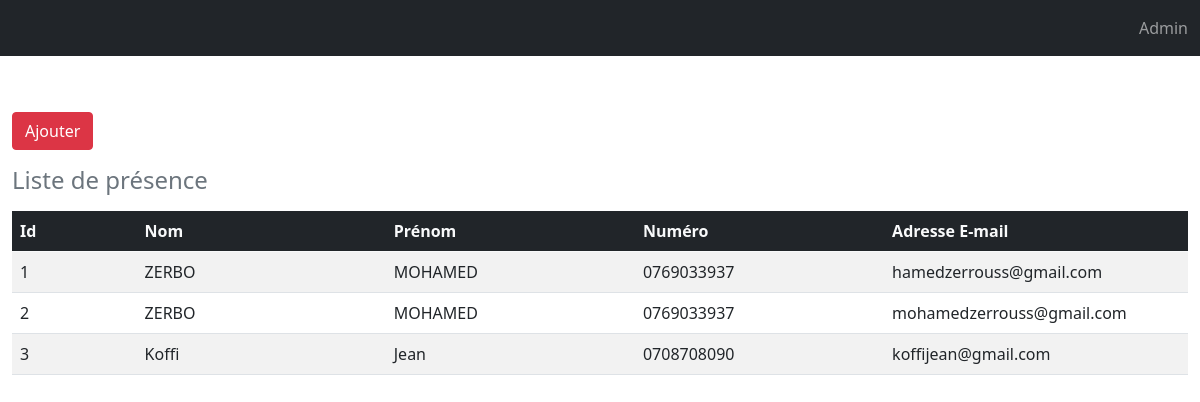
The page / on the database its author committed.
### tables this page shows
CREATE TABLE `tb_simplonregister` (
  `Id` int(11) NOT NULL,
  `nom` varchar(100) NOT NULL,
  `prenom` varchar(100) NOT NULL,
  `numero` varchar(15) NOT NULL,
  `email` varchar(100) NOT NULL
);

### index.php (the view, shortened to what this page needs)
<!DOCTYPE html>
<html lang="en">
<head>
    <link href="https://cdn.jsdelivr.net/npm/bootstrap@5.0.2/dist/css/bootstrap.min.css" rel="stylesheet"
>
</head>
<body>
    <header>
    <?php include('topheader.php');?>
    </header>
    <main>
      <section>
        <div class="container-fluid mt-5">
          <div class="row">
            <div class="col-md-12">
              <div class="demo-box mt-2">
                    <div class="mb-2">
                      <a  href="register.php">
                      <button id="addToTable" class="btn btn-danger waves-effect waves-light">Ajouter <i class="mdi mdi-plus-circle-outline" ></i></button>
                      </a>
                    </div>
                <div class="table-responsive">
                  <table class="table caption-top table-striped table-hover">
                  <caption><h4>Liste de présence</h4></caption>
                    <thead class="bg-dark text-light">
                      <tr>
                        <th class="col-sm-1">Id</th>
                        <th class="col-sm-2">Nom</th>
                        <th class="col-sm-2">Prénom</th>
                        <th class="col-sm-2">Numéro</th>
                        <th class="col-sm-2">Adresse E-mail</th>
                      </tr>
                    </thead>
                    <tbody>
                        <?php
                          $db = Database::connect();
                          $statement = $db->query('SELECT * FROM tb_simplonregister ');
                          while($item = $statement->fetch())
                          {
                              echo '<tr>';
                              echo '<td>'. $item['Id'] . '</td>';
                              echo '<td>'. $item['nom'] . '</td>';
                              echo '<td>'. $item['prenom'] . '</td>';
                              echo '<td>'. $item['numero'] . '</td>';
                              echo '<td>'. $item['email'] . '</td>';
                          }
                        ?>
                    </tbody>
                 </table>
                </div>
              </div>
            </div>
          </div>
        </div>
      </section>
    </main>
</body>
</html>

### topheader.php (shortened to what this page needs)
 <div class="navbar navbar-dark bg-dark">
    <div class="container-fluid">
        <ul class="navbar-nav">
            <li class="nav-item text-light "><a class="nav-link" href="">Admin</a></li>
        </ul>
    </div>
</div>

### rows shown on the page
tb_simplonregister: Id "1", nom "ZERBO", prenom "MOHAMED", numero "0769033937", email "hamedzerrouss@gmail.com"
tb_simplonregister: Id "2", nom "ZERBO", prenom "MOHAMED", numero "0769033937", email "mohamedzerrouss@gmail.com"
tb_simplonregister: Id "3", nom "Koffi", prenom "Jean", numero "0708708090", email "koffijean@gmail.com"
